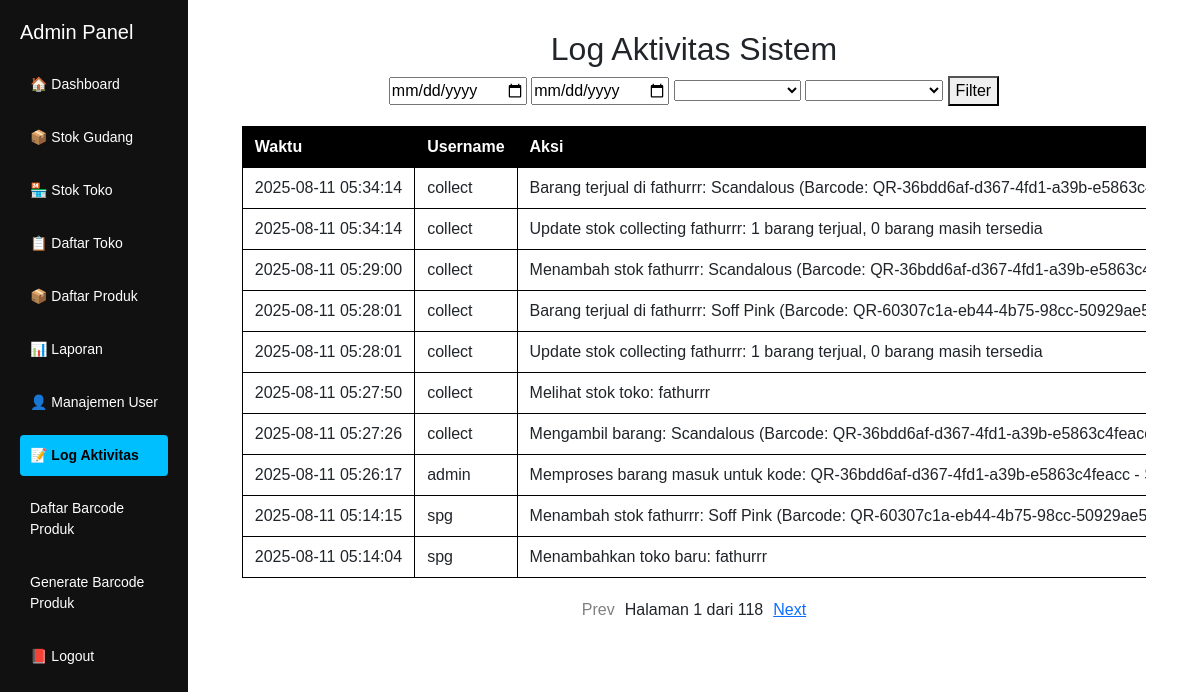
/admin/log-aktivitas.php (signed in), run on the app's committed database.
### tables this page shows
CREATE TABLE `log_aktivitas` (
  `id` int(11) NOT NULL,
  `username` varchar(50) DEFAULT NULL,
  `aksi` varchar(255) DEFAULT NULL,
  `tabel` varchar(100) DEFAULT NULL,
  `waktu` timestamp NOT NULL DEFAULT current_timestamp()
);

### admin/log-aktivitas.php (the view, shortened to what this page needs)
<?php
include 'header.php';
include '../koneksi.php';
$where = [];
$where_sql = $where ? "WHERE " . implode(" AND ", $where) : "";
$limit = 10;
$page = isset($_GET['page']) ? (int) $_GET['page'] : 1;
$offset = ($page - 1) * $limit;
$total_query = mysqli_query($conn, "SELECT COUNT(*) as total FROM log_aktivitas $where_sql");
$total_data = mysqli_fetch_assoc($total_query)['total'];
$total_pages = ceil($total_data / $limit);
$query = mysqli_query($conn, "SELECT * FROM log_aktivitas $where_sql ORDER BY waktu DESC LIMIT $offset, $limit");
$user_list = mysqli_query($conn, "SELECT DISTINCT username FROM log_aktivitas");
$table_list = mysqli_query($conn, "SELECT DISTINCT tabel FROM log_aktivitas");
?>
<h2 style="text-align: center;">Log Aktivitas Sistem</h2>
<form method="GET" style="text-align: center; margin-bottom: 20px;">
    <input type="date" name="tanggal_dari" value="<?= htmlspecialchars($_GET['tanggal_dari'] ?? '') ?>">
    <input type="date" name="tanggal_sampai" value="<?= htmlspecialchars($_GET['tanggal_sampai'] ?? '') ?>">
    <select name="username">
        <?php while ($u = mysqli_fetch_assoc($user_list)): ?>
            <option value="<?= $u['username']; ?>" <?= ($_GET['username'] ?? '') == $u['username'] ? 'selected' : '' ?>>
            </option>
        <?php endwhile; ?>
    </select>
    <select name="tabel">
        <?php while ($t = mysqli_fetch_assoc($table_list)): ?>
            <option value="<?= $t['tabel']; ?>" <?= ($_GET['tabel'] ?? '') == $t['tabel'] ? 'selected' : '' ?>>
            </option>
        <?php endwhile; ?>
    </select>
    <button type="submit">Filter</button>
</form>
<div style="overflow-x: auto; margin: 0 auto; width: 95%;">
    <table border="1" cellpadding="8" cellspacing="0" style="margin: 0 auto; min-width: 900px;">
        <thead style="background-color: black; color: white;">
            <tr>
                <th>Waktu</th>
                <th>Username</th>
                <th>Aksi</th>
            </tr>
        </thead>
        <tbody>
            <?php while ($data = mysqli_fetch_assoc($query)): ?>
                <tr>
                    <td><?= $data['waktu']; ?></td>
                    <td><?= htmlspecialchars($data['username']); ?></td>
                    <td><?= htmlspecialchars($data['aksi']); ?></td>
                </tr>
            <?php endwhile; ?>
        </tbody>
    </table>
</div>
<div style="text-align: center; margin: 20px;">
    <?php
    $params = $_GET;
    if ($page > 1) {
        $params['page'] = $page - 1;
        echo "<a href='?" . http_build_query($params) . "' style='margin-right:10px;'>Prev</a>";
    } else {
        echo "<span style='color: grey; margin-right:10px;'>Prev</span>";
    }
    echo "Halaman $page dari $total_pages";
    if ($page < $total_pages) {
        $params['page'] = $page + 1;
        echo "<a href='?" . http_build_query($params) . "' style='margin-left:10px;'>Next</a>";
    } else {
        echo "<span style='color: grey; margin-left:10px;'>Next</span>";
    }
    ?>
</div>
<?php include 'footer.php'; ?>

### admin/header.php (style rules this page uses)
body { margin: 0; font-family: sans-serif; display: flex; min-height: 100vh; }
table { border-collapse: collapse; width: 100%; min-width: 900px; }
table th, table td { border: 1px solid #000; padding: 8px 12px; text-align: left; white-space: nowrap; }

### data on the page
log_aktivitas: waktu "2025-08-11 05:34:14", username "collect", aksi "Barang terjual di fathurrr: Scandalous (Barcode:…"
log_aktivitas: waktu "2025-08-11 05:34:14", username "collect", aksi "Update stok collecting fathurrr: 1 barang terjual, 0 barang masih tersedia"
log_aktivitas: waktu "2025-08-11 05:29:00", username "collect", aksi "Menambah stok fathurrr: Scandalous (Barcode:…"
log_aktivitas: waktu "2025-08-11 05:28:01", username "collect", aksi "Barang terjual di fathurrr: Soff Pink (Barcode:…"
log_aktivitas: waktu "2025-08-11 05:28:01", username "collect", aksi "Update stok collecting fathurrr: 1 barang terjual, 0 barang masih tersedia"
log_aktivitas: waktu "2025-08-11 05:27:50", username "collect", aksi "Melihat stok toko: fathurrr"
log_aktivitas: waktu "2025-08-11 05:27:26", username "collect", aksi "Mengambil barang: Scandalous (Barcode:…"
log_aktivitas: waktu "2025-08-11 05:26:17", username "admin", aksi "Memproses barang masuk untuk kode: QR-36bdd6af-d367-4fd1-a39b-e5863c4feacc -…"
log_aktivitas: waktu "2025-08-11 05:14:15", username "spg", aksi "Menambah stok fathurrr: Soff Pink (Barcode:…"
log_aktivitas: waktu "2025-08-11 05:14:04", username "spg", aksi "Menambahkan toko baru: fathurrr"

### other printed values
$page "1"
$total_pages "118"
